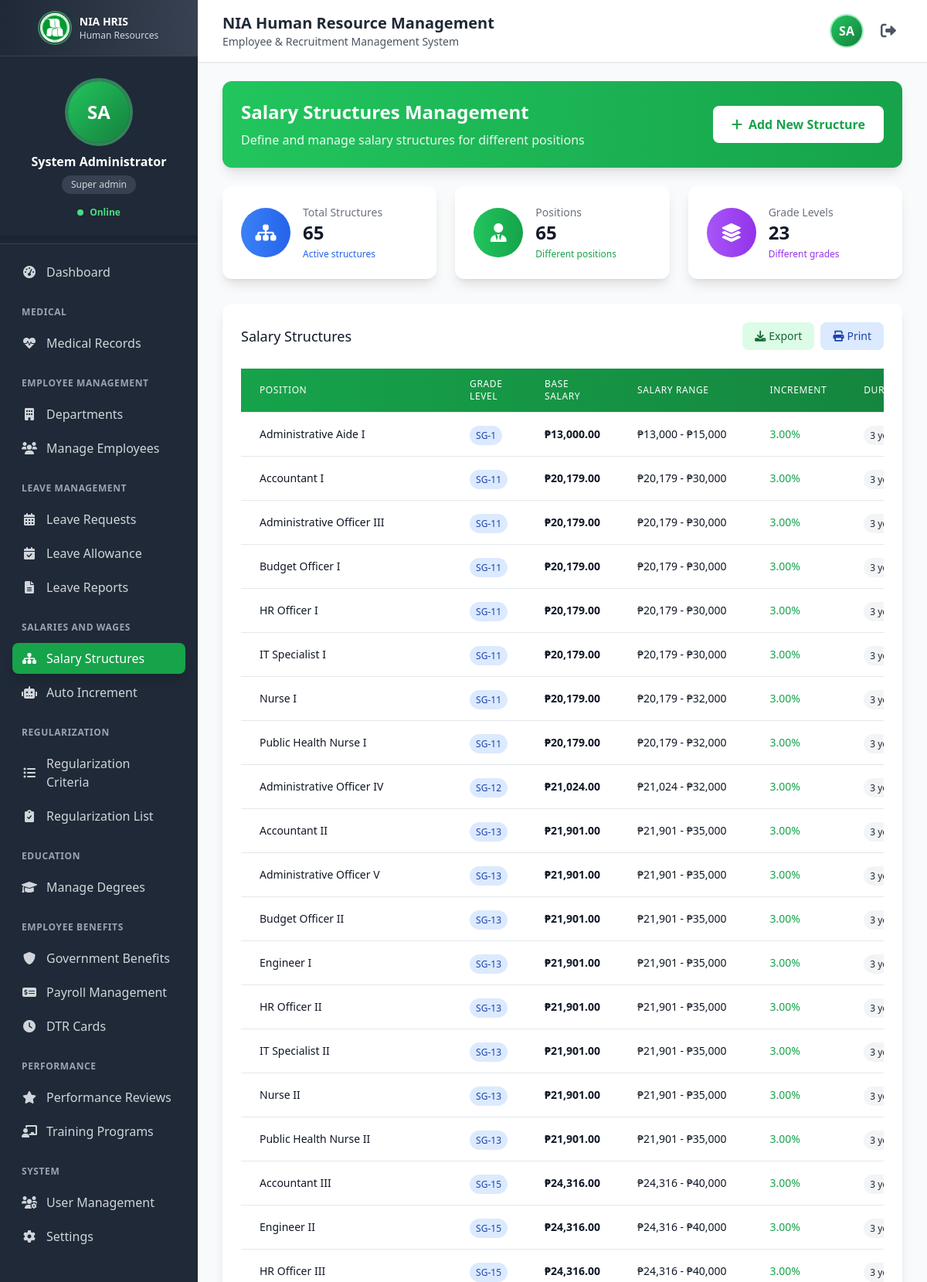
Page /salary-structures.php (signed in, upper part) on the committed database.
### tables this page shows
CREATE TABLE IF NOT EXISTS `salary_structures` (
  `id` int(11) NOT NULL AUTO_INCREMENT,
  `position_title` varchar(100) NOT NULL,
  `department` varchar(100) NOT NULL,
  `grade_level` varchar(20) NOT NULL,
  `base_salary` decimal(10,2) NOT NULL,
  `minimum_salary` decimal(10,2) NOT NULL,
  `maximum_salary` decimal(10,2) NOT NULL,
  `increment_percentage` decimal(5,2) DEFAULT 5.00,
  `increment_frequency` enum('annual','bi-annual','quarterly','monthly') DEFAULT 'annual',
  `incrementation_name` varchar(100) DEFAULT NULL,
  `incrementation_description` text DEFAULT NULL,
  `incrementation_amount` decimal(10,2) DEFAULT NULL,
  `incrementation_frequency_years` int(11) DEFAULT 1,
  `is_active` tinyint(1) DEFAULT 1,
  `created_by` int(11) NOT NULL,
  `created_at` timestamp NOT NULL DEFAULT current_timestamp(),
  `updated_at` timestamp NULL DEFAULT NULL ON UPDATE current_timestamp(),
  PRIMARY KEY (`id`),
  KEY `idx_department` (`department`),
  KEY `idx_grade_level` (`grade_level`),
  KEY `idx_active` (`is_active`)
);

### salary-structures.php (the view, shortened to what this page needs)
<?php
require_once 'config/database.php';
$structures_query = "SELECT ss.*, u.first_name, u.last_name
                     FROM salary_structures ss
                     LEFT JOIN users u ON ss.created_by = u.id
                     WHERE ss.is_active = 1
                     ORDER BY ss.grade_level, ss.position_title";
$structures_result = mysqli_query($conn, $structures_query);
$structures = [];
while ($row = mysqli_fetch_assoc($structures_result)) {
    $structures[] = $row;
}
include 'includes/header.php';
?>
<div class="mb-6">
    <div class="bg-gradient-to-r from-green-500 to-green-600 text-white rounded-xl shadow-lg p-6">
        <div class="flex items-center justify-between">
            <div>
                <h2 class="text-2xl font-bold mb-2">Salary Structures Management</h2>
                <p class="opacity-90">Define and manage salary structures for different positions</p>
            </div>
            <div class="text-right">
                <button onclick="openAddStructureModal()" class="bg-white text-green-600 px-6 py-3 rounded-lg font-semibold hover:bg-gray-100 transition-colors">
                    <i class="fas fa-plus mr-2"></i>Add New Structure
                </button>
            </div>
        </div>
    </div>
</div>
<div class="grid grid-cols-1 md:grid-cols-3 gap-6 mb-8">
    <div class="bg-white rounded-xl shadow-lg p-6 ">
        <div class="flex items-center">
            <div class="flex-shrink-0">
                <div class="w-16 h-16 bg-gradient-to-r from-blue-500 to-blue-600 rounded-full flex items-center justify-center text-white text-2xl">
                    <i class="fas fa-sitemap"></i>
                </div>
            </div>
            <div class="ml-4">
                <p class="text-sm font-medium text-gray-500">Total Structures</p>
                <p class="text-2xl font-bold text-gray-900"><?php echo count($structures); ?></p>
                <p class="text-xs text-blue-600 mt-1">Active structures</p>
            </div>
        </div>
    </div>
    <div class="bg-white rounded-xl shadow-lg p-6 ">
        <div class="flex items-center">
            <div class="flex-shrink-0">
                <div class="w-16 h-16 bg-gradient-to-r from-green-500 to-green-600 rounded-full flex items-center justify-center text-white text-2xl">
                    <i class="fas fa-user-tie"></i>
                </div>
            </div>
            <div class="ml-4">
                <p class="text-sm font-medium text-gray-500">Positions</p>
                <p class="text-2xl font-bold text-gray-900"><?php echo count(array_unique(array_column($structures, 'position_title'))); ?></p>
                <p class="text-xs text-green-600 mt-1">Different positions</p>
            </div>
        </div>
    </div>
    <div class="bg-white rounded-xl shadow-lg p-6 ">
        <div class="flex items-center">
            <div class="flex-shrink-0">
                <div class="w-16 h-16 bg-gradient-to-r from-purple-500 to-purple-600 rounded-full flex items-center justify-center text-white text-2xl">
                    <i class="fas fa-layer-group"></i>
                </div>
            </div>
            <div class="ml-4">
                <p class="text-sm font-medium text-gray-500">Grade Levels</p>
                <p class="text-2xl font-bold text-gray-900"><?php echo count(array_unique(array_column($structures, 'grade_level'))); ?></p>
                <p class="text-xs text-purple-600 mt-1">Different grades</p>
            </div>
        </div>
    </div>
</div>
<div class="bg-white rounded-xl shadow-lg p-6">
    <div class="flex items-center justify-between mb-6">
        <h3 class="text-lg font-medium text-gray-900">Salary Structures</h3>
        <div class="flex space-x-2">
            <button onclick="exportSalaryStructures()" class="px-4 py-2 text-sm bg-green-100 text-green-800 rounded-lg hover:bg-green-200 transition-colors">
                <i class="fas fa-download mr-1"></i>Export
            </button>
            <button onclick="printSalaryStructures()" class="px-4 py-2 text-sm bg-blue-100 text-blue-800 rounded-lg hover:bg-blue-200 transition-colors">
                <i class="fas fa-print mr-1"></i>Print
            </button>
        </div>
    </div>
    <div class="overflow-x-auto">
        <table class="min-w-full divide-y divide-gray-200">
            <thead class="bg-gradient-to-r from-green-600 to-green-700">
                <tr>
                    <th class="px-6 py-3 text-left text-xs font-medium text-white uppercase tracking-wider">Position</th>
                    <th class="px-6 py-3 text-left text-xs font-medium text-white uppercase tracking-wider">Grade Level</th>
                    <th class="px-6 py-3 text-left text-xs font-medium text-white uppercase tracking-wider">Base Salary</th>
                    <th class="px-6 py-3 text-left text-xs font-medium text-white uppercase tracking-wider">Salary Range</th>
                    <th class="px-6 py-3 text-left text-xs font-medium text-white uppercase tracking-wider">Increment</th>
                    <th class="px-6 py-3 text-left text-xs font-medium text-white uppercase tracking-wider">Duration</th>
                </tr>
            </thead>
            <tbody class="bg-white divide-y divide-gray-200">
                <?php if (empty($structures)): ?>
                    <tr>
                        <td colspan="7" class="px-6 py-12 text-center text-gray-500">
                            <i class="fas fa-sitemap text-4xl mb-4"></i>
                            <p>No salary structures found.</p>
                            <a href="seed-salary-structures.php" class="inline-block mt-4 px-4 py-2 bg-green-600 text-white rounded-lg hover:bg-green-700">
                                <i class="fas fa-seedling mr-2"></i>Load Philippine Salary Structures
                            </a>
                        </td>
                    </tr>
                <?php else: ?>
                    <?php foreach ($structures as $structure): ?>
                        <tr class="hover:bg-gray-50 transition-colors">
                            <td class="px-6 py-4 whitespace-nowrap">
                                <div class="text-sm font-medium text-gray-900"><?php echo htmlspecialchars($structure['position_title']); ?></div>
                            </td>
                            <td class="px-6 py-4 whitespace-nowrap">
                                <span class="px-2 py-1 text-xs font-medium bg-blue-100 text-blue-800 rounded-full">
                                    <?php echo htmlspecialchars($structure['grade_level']); ?>
                                </span>
                            </td>
                            <td class="px-6 py-4 whitespace-nowrap text-sm font-semibold text-gray-900">
                                ₱<?php echo number_format($structure['base_salary'], 2); ?>
                            </td>
                            <td class="px-6 py-4 whitespace-nowrap">
                                <div class="text-sm text-gray-900">
                                    ₱<?php echo number_format($structure['minimum_salary'], 0); ?> -
                                    ₱<?php echo number_format($structure['maximum_salary'], 0); ?>
                                </div>
                            </td>
                            <td class="px-6 py-4 whitespace-nowrap">
                                <div class="text-sm text-green-600 font-medium">
                                    <?php if (!empty($structure['increment_percentage'])): ?>
                                        <?php echo $structure['increment_percentage']; ?>%
                                    <?php elseif (!empty($structure['incrementation_amount'])): ?>
                                        ₱<?php echo number_format($structure['incrementation_amount'], 2); ?>
                                    <?php else: ?>
                                        N/A
                                    <?php endif; ?>
                                </div>
                            </td>
                            <td class="px-6 py-4 whitespace-nowrap">
                                <span class="px-2 py-1 text-xs font-medium bg-gray-100 text-gray-800 rounded-full">
                                    <?php echo $structure['incrementation_frequency_years']; ?> year<?php echo $structure['incrementation_frequency_years'] > 1 ? 's' : ''; ?>
                                </span>
                            </td>
                        </tr>
                    <?php endforeach; ?>
                <?php endif; ?>
            </tbody>
        </table>
    </div>
</div>

### includes/header.php (style rules this page uses)
body, html { overflow-x: hidden; max-width: 100vw; }

### rows in the picture
salary_structures: position_title "Administrative Aide I", grade_level "SG-1", base_salary "13,000.00", minimum_salary "13,000", maximum_salary "15,000", increment_percentage "3.00", incrementation_frequency_years "3"
salary_structures: position_title "Accountant I", grade_level "SG-11", base_salary "20,179.00", minimum_salary "20,179", maximum_salary "30,000", increment_percentage "3.00", incrementation_frequency_years "3"
salary_structures: position_title "Administrative Officer III", grade_level "SG-11", base_salary "20,179.00", minimum_salary "20,179", maximum_salary "30,000", increment_percentage "3.00", incrementation_frequency_years "3"
salary_structures: position_title "Budget Officer I", grade_level "SG-11", base_salary "20,179.00", minimum_salary "20,179", maximum_salary "30,000", increment_percentage "3.00", incrementation_frequency_years "3"
salary_structures: position_title "HR Officer I", grade_level "SG-11", base_salary "20,179.00", minimum_salary "20,179", maximum_salary "30,000", increment_percentage "3.00", incrementation_frequency_years "3"
salary_structures: position_title "IT Specialist I", grade_level "SG-11", base_salary "20,179.00", minimum_salary "20,179", maximum_salary "30,000", increment_percentage "3.00", incrementation_frequency_years "3"
salary_structures: position_title "Nurse I", grade_level "SG-11", base_salary "20,179.00", minimum_salary "20,179", maximum_salary "32,000", increment_percentage "3.00", incrementation_frequency_years "3"
salary_structures: position_title "Public Health Nurse I", grade_level "SG-11", base_salary "20,179.00", minimum_salary "20,179", maximum_salary "32,000", increment_percentage "3.00", incrementation_frequency_years "3"
salary_structures: position_title "Administrative Officer IV", grade_level "SG-12", base_salary "21,024.00", minimum_salary "21,024", maximum_salary "32,000", increment_percentage "3.00", incrementation_frequency_years "3"
salary_structures: position_title "Accountant II", grade_level "SG-13", base_salary "21,901.00", minimum_salary "21,901", maximum_salary "35,000", increment_percentage "3.00", incrementation_frequency_years "3"
salary_structures: position_title "Administrative Officer V", grade_level "SG-13", base_salary "21,901.00", minimum_salary "21,901", maximum_salary "35,000", increment_percentage "3.00", incrementation_frequency_years "3"
salary_structures: position_title "Budget Officer II", grade_level "SG-13", base_salary "21,901.00", minimum_salary "21,901", maximum_salary "35,000", increment_percentage "3.00", incrementation_frequency_years "3"
salary_structures: position_title "Engineer I", grade_level "SG-13", base_salary "21,901.00", minimum_salary "21,901", maximum_salary "35,000", increment_percentage "3.00", incrementation_frequency_years "3"
salary_structures: position_title "HR Officer II", grade_level "SG-13", base_salary "21,901.00", minimum_salary "21,901", maximum_salary "35,000", increment_percentage "3.00", incrementation_frequency_years "3"
salary_structures: position_title "IT Specialist II", grade_level "SG-13", base_salary "21,901.00", minimum_salary "21,901", maximum_salary "35,000", increment_percentage "3.00", incrementation_frequency_years "3"
salary_structures: position_title "Nurse II", grade_level "SG-13", base_salary "21,901.00", minimum_salary "21,901", maximum_salary "35,000", increment_percentage "3.00", incrementation_frequency_years "3"
salary_structures: position_title "Public Health Nurse II", grade_level "SG-13", base_salary "21,901.00", minimum_salary "21,901", maximum_salary "35,000", increment_percentage "3.00", incrementation_frequency_years "3"
salary_structures: position_title "Accountant III", grade_level "SG-15", base_salary "24,316.00", minimum_salary "24,316", maximum_salary "40,000", increment_percentage "3.00", incrementation_frequency_years "3"
salary_structures: position_title "Engineer II", grade_level "SG-15", base_salary "24,316.00", minimum_salary "24,316", maximum_salary "40,000", increment_percentage "3.00", incrementation_frequency_years "3"
salary_structures: position_title "HR Officer III", grade_level "SG-15", base_salary "24,316.00", minimum_salary "24,316", maximum_salary "40,000", increment_percentage "3.00", incrementation_frequency_years "3"

### other values in the picture
$_SESSION['first_name'] . ' ' . $_SESSION['last_name'] "System Administrator"
str_replace('_', ' ', $_SESSION['role']) "Super admin"
count($structures) "65"
count(array_unique(array_column($structures, 'position_title'))) "65"
count(array_unique(array_column($structures, 'grade_level'))) "23"
